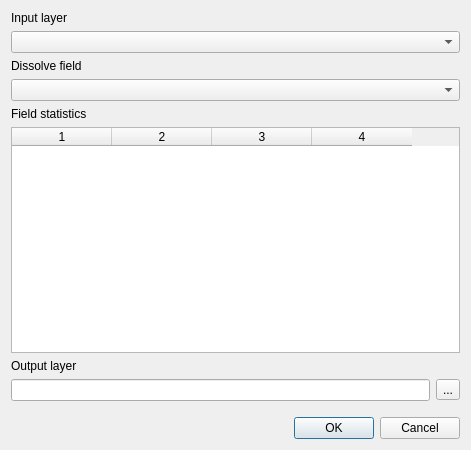
<?xml version="1.0" encoding="UTF-8"?>
<ui version="4.0">
 <class>DissolveWithStatsDialogBase</class>
 <widget class="QDialog" name="DissolveWithStatsDialogBase">
  <property name="geometry">
   <rect>
    <x>0</x>
    <y>0</y>
    <width>471</width>
    <height>450</height>
   </rect>
  </property>
  <property name="windowTitle">
   <string>Dissolve with stats</string>
  </property>
  <layout class="QGridLayout" name="gridLayout">
   <item row="4" column="0">
    <widget class="QLabel" name="labelFieldStatistics">
     <property name="text">
      <string>Field statistics</string>
     </property>
    </widget>
   </item>
   <item row="8" column="0">
    <widget class="QLineEdit" name="outLayerName">
     <property name="enabled">
      <bool>true</bool>
     </property>
     <property name="readOnly">
      <bool>true</bool>
     </property>
     <property name="clearButtonEnabled">
      <bool>false</bool>
     </property>
    </widget>
   </item>
   <item row="5" column="0" colspan="2">
    <widget class="QTableWidget" name="tableWidget">
     <property name="columnCount">
      <number>4</number>
     </property>
     <column/>
     <column/>
     <column/>
     <column/>
    </widget>
   </item>
   <item row="10" column="0" colspan="2">
    <widget class="QDialogButtonBox" name="buttonBox">
     <property name="orientation">
      <enum>Qt::Horizontal</enum>
     </property>
     <property name="standardButtons">
      <set>QDialogButtonBox::Cancel|QDialogButtonBox::Ok</set>
     </property>
    </widget>
   </item>
   <item row="0" column="0">
    <widget class="QLabel" name="labelInputLayer">
     <property name="text">
      <string>Input layer</string>
     </property>
    </widget>
   </item>
   <item row="6" column="0">
    <widget class="QLabel" name="labelOutputLayer">
     <property name="text">
      <string>Output layer</string>
     </property>
    </widget>
   </item>
   <item row="2" column="0">
    <widget class="QLabel" name="labelDissolveField">
     <property name="text">
      <string>Dissolve field</string>
     </property>
    </widget>
   </item>
   <item row="3" column="0" colspan="2">
    <widget class="QgsFieldComboBox" name="mFieldComboBox">
     <property name="sizePolicy">
      <sizepolicy hsizetype="Expanding" vsizetype="Preferred">
       <horstretch>0</horstretch>
       <verstretch>0</verstretch>
      </sizepolicy>
     </property>
    </widget>
   </item>
   <item row="9" column="1">
    <spacer name="verticalSpacer">
     <property name="orientation">
      <enum>Qt::Vertical</enum>
     </property>
     <property name="sizeType">
      <enum>QSizePolicy::Fixed</enum>
     </property>
     <property name="sizeHint" stdset="0">
      <size>
       <width>20</width>
       <height>10</height>
      </size>
     </property>
    </spacer>
   </item>
   <item row="8" column="1">
    <widget class="QToolButton" name="outButton">
     <property name="text">
      <string>...</string>
     </property>
    </widget>
   </item>
   <item row="1" column="0" colspan="2">
    <widget class="QgsMapLayerComboBox" name="mMapLayerComboBox">
     <property name="sizePolicy">
      <sizepolicy hsizetype="Preferred" vsizetype="Preferred">
       <horstretch>0</horstretch>
       <verstretch>0</verstretch>
      </sizepolicy>
     </property>
     <property name="sizeIncrement">
      <size>
       <width>0</width>
       <height>0</height>
      </size>
     </property>
    </widget>
   </item>
  </layout>
 </widget>
 <customwidgets>
  <customwidget>
   <class>QgsFieldComboBox</class>
   <extends>QComboBox</extends>
   <header>qgsfieldcombobox.h</header>
  </customwidget>
  <customwidget>
   <class>QgsMapLayerComboBox</class>
   <extends>QComboBox</extends>
   <header>qgsmaplayercombobox.h</header>
  </customwidget>
 </customwidgets>
 <resources/>
 <connections>
  <connection>
   <sender>buttonBox</sender>
   <signal>accepted()</signal>
   <receiver>DissolveWithStatsDialogBase</receiver>
   <slot>accept()</slot>
   <hints>
    <hint type="sourcelabel">
     <x>20</x>
     <y>20</y>
    </hint>
    <hint type="destinationlabel">
     <x>20</x>
     <y>20</y>
    </hint>
   </hints>
  </connection>
  <connection>
   <sender>buttonBox</sender>
   <signal>rejected()</signal>
   <receiver>DissolveWithStatsDialogBase</receiver>
   <slot>reject()</slot>
   <hints>
    <hint type="sourcelabel">
     <x>20</x>
     <y>20</y>
    </hint>
    <hint type="destinationlabel">
     <x>20</x>
     <y>20</y>
    </hint>
   </hints>
  </connection>
 </connections>
</ui>
